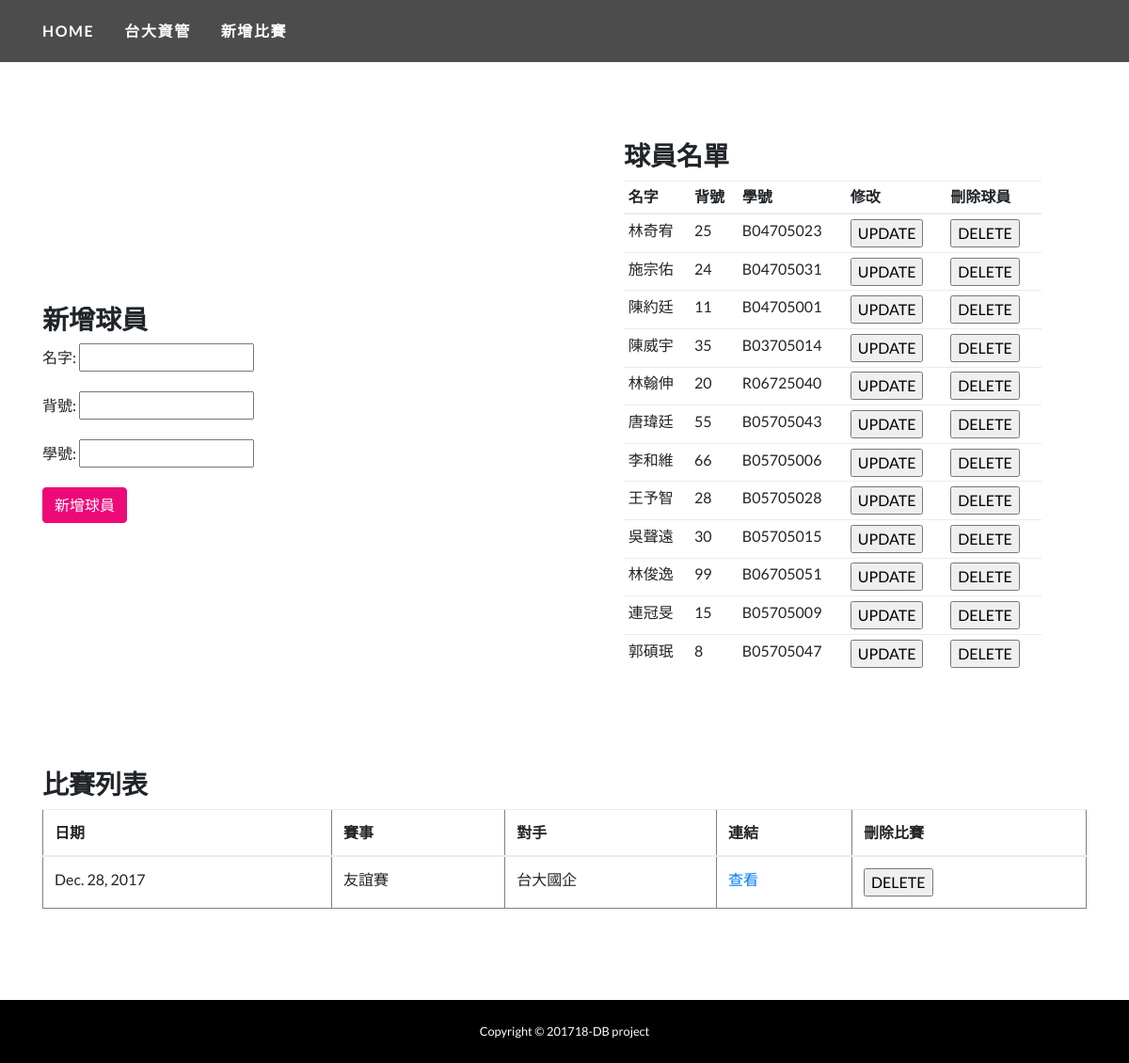
Screenshot of /record/2/ with the database file from the repository.
### basketR/models.py (models this page shows, shortened)
class Team(models.Model):
	tID 	= models.AutoField(primary_key=True)
	tName 	= models.CharField(max_length=50)

class Player(models.Model):
	pID 	= models.AutoField(primary_key=True)
	team    = models.ForeignKey(
		Team,
		models.SET_NULL,
		blank=False,
		null=True,
	)
	pNum	= models.IntegerField(blank=False) #背號
	pName 	= models.CharField(max_length=50)
	stuID	= models.CharField(max_length=15)

class Contest(models.Model):
	cID		= models.AutoField(primary_key=True)
	team    = models.ForeignKey(
		Team,
		models.SET_NULL,
		blank=False,
		null=True,
	)
	cName	= models.CharField(max_length=15) #ex:大資盃、台大盃
	date	= models.DateField()
	oppo	= models.CharField(max_length=20) #ex:台大電機

### basketR/views.py (the view, shortened to what this page needs)
# urls.py: url(r'^record/(?P<tID>\d+)/$', views.detail, name='teamDetail'),
def detail(request, tID):
	team = Team.objects.get(tID=tID)
	player = Player.objects.filter(team=team)
	contest = Contest.objects.filter(team=team)
	if 'delPlayer' in request.POST:
		pID = request.POST['jj']
		if pID:
			if len(GameRecord.objects.filter(player_id=pID))  == 0:
				Player.objects.filter(pID=pID).delete()
		return HttpResponseRedirect(request.META.get('HTTP_REFERER'))
	if 'delGame' in request.POST:
		cID = request.POST['gID']
		if cID:
			Contest.objects.filter(cID=cID).delete()
		return HttpResponseRedirect(request.META.get('HTTP_REFERER'))
	f = PlayerForm()
	context = {'team':team, 'player':player, 'contest':contest, 'PlayerForm':f}
	return render(request, 'detail.html', context)

### basketR/form.py
class PlayerForm(forms.Form):
    pName = forms.CharField(max_length=20, required=True, label="名字")
    pNum  = forms.IntegerField(required=True, label="背號")
    stuID = forms.CharField(max_length=20, required=True, label="學號")

### basketR/templates/detail.html (shortened to what this page needs)
{% load staticfiles %}
<!DOCTYPE html>
<html lang="en">
  <head>
    <link href="{% static "vendor/bootstrap/css/bootstrap.min.css"%}" rel="stylesheet">
    <link href="{% static "css/one-page-wonder.min.css"%}" rel="stylesheet">
  </head>
  <body>
    <nav class="navbar navbar-expand-lg navbar-dark navbar-custom fixed-top">
      <div class="container">
        <a class="navbar-brand" href="{%url 'team'%}">Home</a>
        <a class="navbar-brand" href="#">{{ team.tName }}</a>
        <a href="{%url 'addGame' tID=team.tID %}" class="navbar-brand">新增比賽</a>
      </div>
    </nav>
    <header class="container">
        <div class="row align-items-center">
            <div class="col-lg-6 order-lg-2">
                <br><br><br>
            </div>
        </div>
    </header>
    <section>
      <div class="container" style="margin-top:30px">
        <div class="row align-items-center">
          <div class="col-lg-6 order-lg-2">
            <div class="p-5">
                <div class="panel panel-default">
                    <div class="panel-heading"><h3>球員名單</h3></div>
                    <div class="div-inline">
                        <table class="table table-sm">
                            <thead>
                                <tr>
                                    <th>名字</th>
                                    <th>背號</th>
                                    <th>學號</th>
                                    <th>修改</th>
                                    <th>刪除球員</th>
                                </tr>
                            </thead>
                            <tbody>
                            {% for people in player %}
                                <tr>
                                    <td id="{{people.pID}}_pName" contenteditable="true">{{people.pName}}</td>
                                    <td id="{{people.pID}}_pNum" contenteditable="true">{{people.pNum}}</td>
                                    <td id="{{people.pID}}_stuID" contenteditable="true">{{people.stuID}}</td>
                                    <td>
                                        <form method="post" action="" onsubmit="return getContent({{people.pID}})">
                                            <div>
                                                <input type="submit" value="UPDATE">
                                            </div>
                                        </form>
                                    </td>
                                    <td>
                                        <form method="post" action="">
                                            <div>
                                                <input type="submit" value="DELETE">
                                            </div>
                                        </form>
                                    </td>
                                </tr>
                            {% endfor %}
                            </tbody>
                        </table>
                    </div>
                </div>
            </div>
          </div>
          <div class="col-lg-6 order-lg-1">
            <h3>新增球員</h3>
            <form action="" method="post"; width='300'>
                    <div class="form-group">
                        {{ PlayerForm.as_p }}
                    </div>
                    <button type="submit" value="新增球員" class="btn btn-primary">新增球員</button>
            </form>
          </div>
        </div>
      </div>
    </section>
    <section>
      <div class="container" style="margin-top:40px; margin-bottom: 100px">
        <div class="row">
            <div class="col">
                <div class="panel panel-default">
                    <div class="panel-heading"><h3>比賽列表</h3></div>
                    <div class="div-inline">
                        <table border='1'; width='350'; class="table">
                            <thead>
                                <tr>
                                    <th>日期</th>
                                    <th>賽事</th>
                                    <th>對手</th>
                                    <th>連結</th>
                                    <th>刪除比賽</th>
                                </tr>
                            </thead>
                            <tbody>
                            {% for game in contest %}
                                <tr>
                                    <td>{{game.date}}</td>
                                    <td>{{game.cName}}</td>
                                    <td>{{game.oppo}}</td>
                                    <td><a href="{%url 'teamRecord' tID=team.tID cID=game.cID %}">查看</a></td>
                                    <td>
                                        <form method="post" action="">
                                            <div>
                                                <input type="submit" value="DELETE">
                                            </div>
                                        </form>
                                    </td>
                                </tr>
                            {% endfor %}
                            </tbody>
                        </table>
                    </div>
                </div>
            </div>
        </div>
      </div>
    </section>
    <br><br>
    <footer class="py-4 bg-black fixed-bottom">
      <div class="container">
        <p class="m-0 text-center text-white small">Copyright &copy; 201718-DB project</p>
      </div>
    </footer>
  </body>
</html>

### rows the page displays
Team: tName "台大資管"
Player: pName "林奇宥", pNum "25", stuID "B04705023"
Player: pName "施宗佑", pNum "24", stuID "B04705031"
Player: pName "陳約廷", pNum "11", stuID "B04705001"
Player: pName "陳威宇", pNum "35", stuID "B03705014"
Player: pName "林翰伸", pNum "20", stuID "R06725040"
Player: pName "唐瑋廷", pNum "55", stuID "B05705043"
Player: pName "李和維", pNum "66", stuID "B05705006"
Player: pName "王予智", pNum "28", stuID "B05705028"
Player: pName "吳聲遠", pNum "30", stuID "B05705015"
Player: pName "林俊逸", pNum "99", stuID "B06705051"
Player: pName "連冠旻", pNum "15", stuID "B05705009"
Player: pName "郭碩珉", pNum "8", stuID "B05705047"
Contest: date "Dec. 28, 2017", cName "友誼賽", oppo "台大國企"
